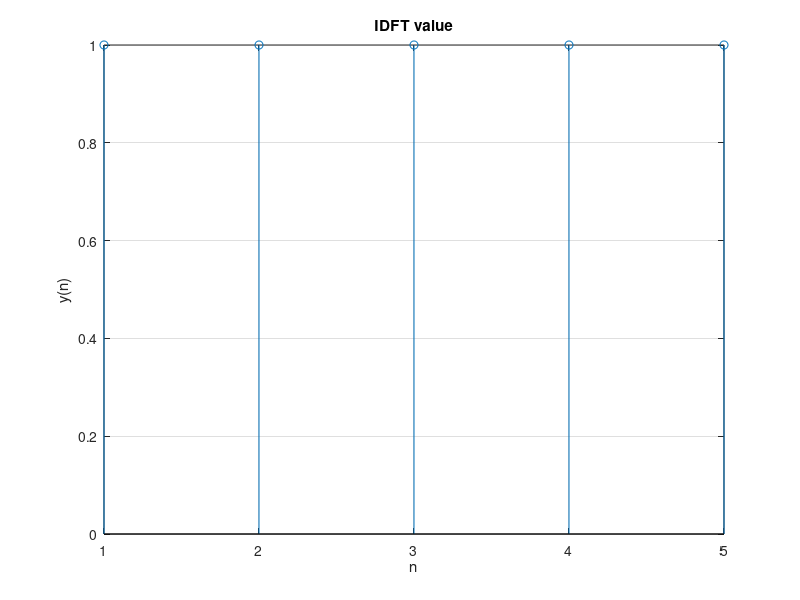

Write the MATLAB code that produced this figure.
clc;
clear all;
close all;
xk=input('enter the sequence: ');
N=input('enter the value of N: ');
disp(N);
if iscell(xk)
    xk = cell2mat(xk);
end


if N > length(xk)
    xk = [xk zeros(1, N-length(xk))];
end

m=zeros(1,N);
for n=0:N-1
    for k=0:N-1
        m(n+1)=m(n+1)+xk(k+1)*exp(1i*2*pi*k*n/N);
    end
end
m=m/N;
disp(m);
figure
stem(real(m));
xlabel('n');
ylabel('y(n)');
title('IDFT value');
grid on;
